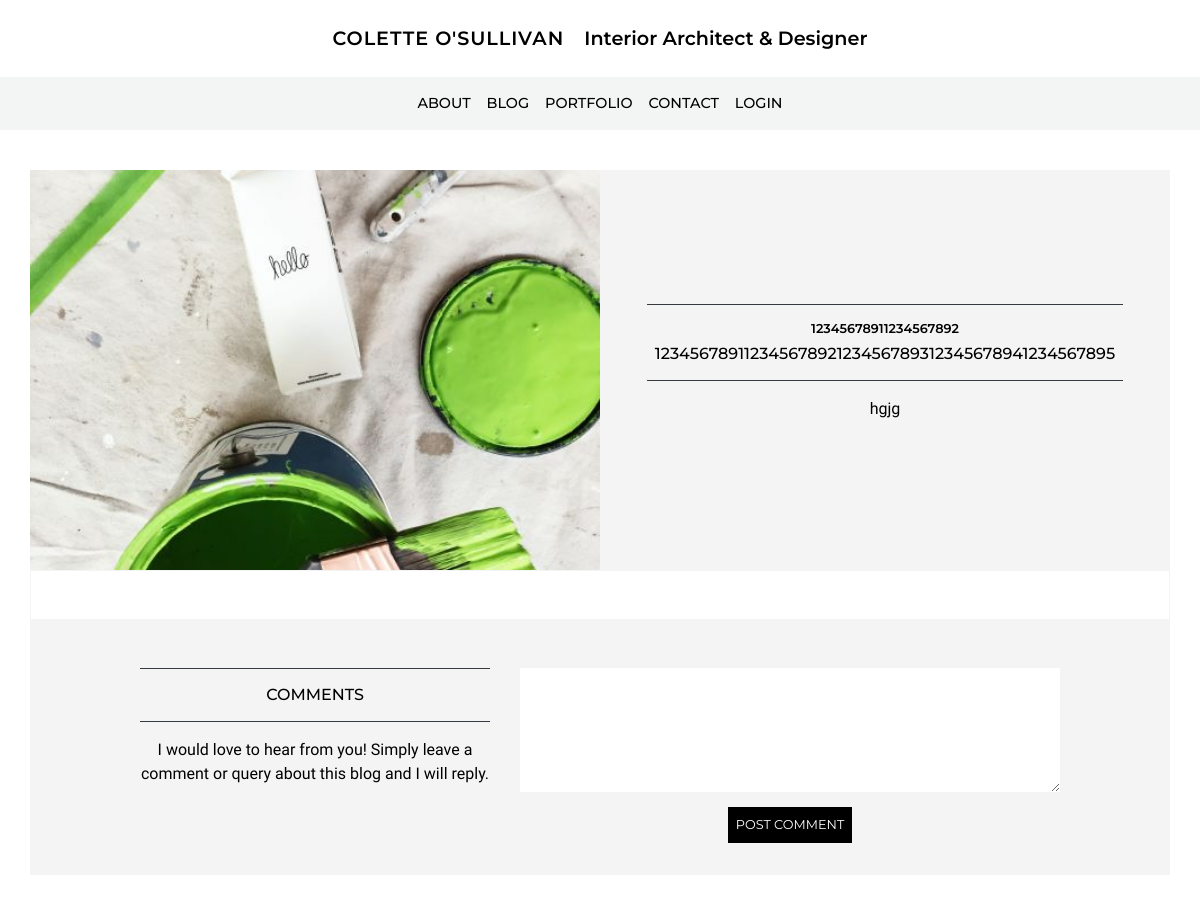
The page /blog/6 on the database as committed earlier.
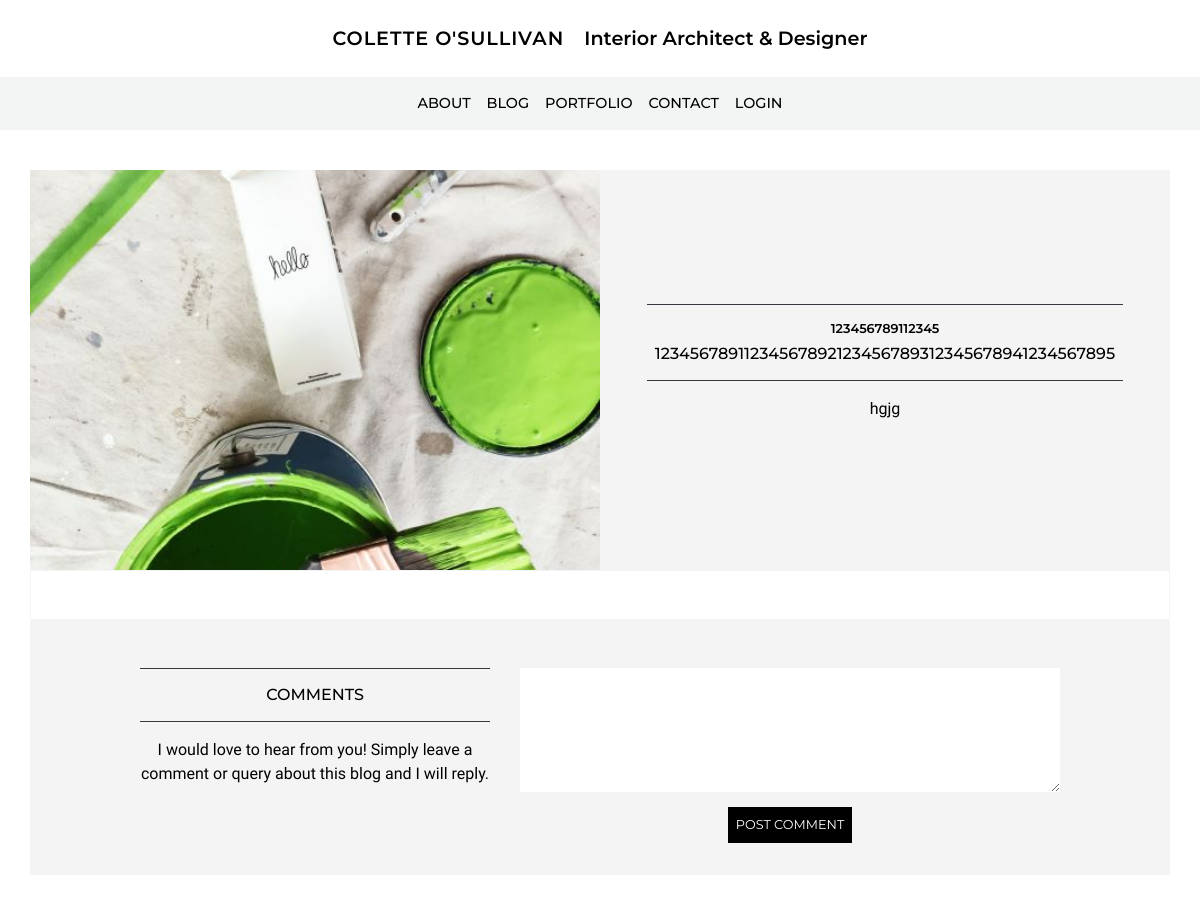
The same page on the database as committed later.
### blog/models.py (models this page shows, shortened)
class Blog(models.Model):
    category = models.ForeignKey('Category', on_delete=models.CASCADE, related_name='blogs') # no null !!!
    title = models.CharField(max_length=50) # char blank - no blank
    date = models.DateField(default=timezone.now) # auto
    image = models.ImageField(blank=True) # image blank
    caption = models.CharField(max_length=200, blank=True)
    caption_url = models.URLField(max_length=200, blank=True)
    content = models.TextField(blank=True) # text blank
    order = models.IntegerField(null=True, blank=True) # null ok - should not be required in form!!!
    exclude = models.BooleanField(default=False) # yes no

class Category(models.Model):
    title = models.CharField(max_length=20)

### blog/views.py (the view)
# urls.py: path('<pk>', views.blog, name='blog'),
def blog(request, pk):
    blog = Blog.objects.get(pk=pk)
    sections = Section.objects.filter(blog=blog)
    comments = Comment.objects.filter(blog=blog)
    context = {'blog': blog, 'sections': sections, 'comments': comments}
    return render(request, 'blog/blog.html', context)

### blog/templates/blog/blog.html (shortened to what this page needs)
{% extends 'base.html' %}
{% load static %}
{% block content%}
<section class="row mt-4">
    <div class="col-12 col-md-6 height4 d-flex justify-content-center background-img" style="background-image: url({% static 'images/paint.jpg' %})">
    </div>
    <div class="col-12 col-md-6 stone d-flex justify-content-center height4">
        <div class="align-self-center m-3 text-center">
            <div class="d-none d-md-inline-block border-top border-bottom border-dark p-2">
                <h1 class="font-600 font-8rem mt-2">{{ blog.category.title }}</h1>
                <h2 class="font-500 font-1rem">{{ blog.title }}</h2>
            </div>
            <p>{{ blog.content|linebreaks }}</p>
        </div>
    </div>
</section>
<section class="row border-stone">
</section>
<section class="stone row stone pt-5 mb-5">
    <div class="col-12 col-md-5 col-lg-4 offset-lg-1 text-center">
        <div class="border-top border-bottom border-dark p-2">
            <h2 class="mt-2 font-500 font-1rem">COMMENTS</h2>
        </div>
        <p class="mt-3">I would love to hear from you! Simply leave a comment or query about this blog and I will reply.</p>
    </div>
    <div class="col-12 col-md-7 col-lg-6 text-center">
        <textarea class="border-0 textarea-width" style="width:100%" rows=5></textarea>
        <button class="p-2 m-2">POST COMMENT</button>
    </div>
</section>
{% endblock %}

Rows that differ between the two databases and show on the page:
changed through a linked row, Blog "hgjg": category "12345678911234567892" → "123456789112345"
